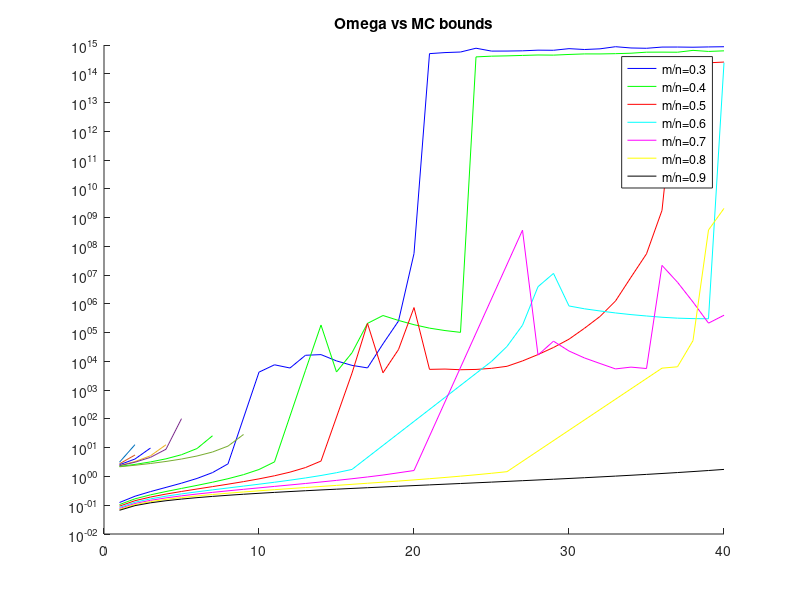

Reproduce this figure in MATLAB.
load('plotbounds.mat');

vals = 1:40;
mbyns = ['m/n=0.3'; 'm/n=0.4'; 'm/n=0.5'; 'm/n=0.6'; 'm/n=0.7'; 'm/n=0.8'; 'm/n=0.9'];
colors2 = ['--b','--g','--r','--c','--m','--y','--k'];
colors1 = ['b','g','r','c','m','y','k'];

figure(1);
clf(1);
set(gca, 'YScale', 'log')
hold on;

plots = zeros(1,7);

for i = 1:7
    idx = ~any(isnan(omegabounds(i,:)),1);
    plots(1,i) = plot(vals(idx),omegabounds(i,idx),colors1(i));
    plot(vals(idx),mcbounds(i,idx),colors2(i));
end

legend(plots,mbyns);
title('Omega vs MC bounds');